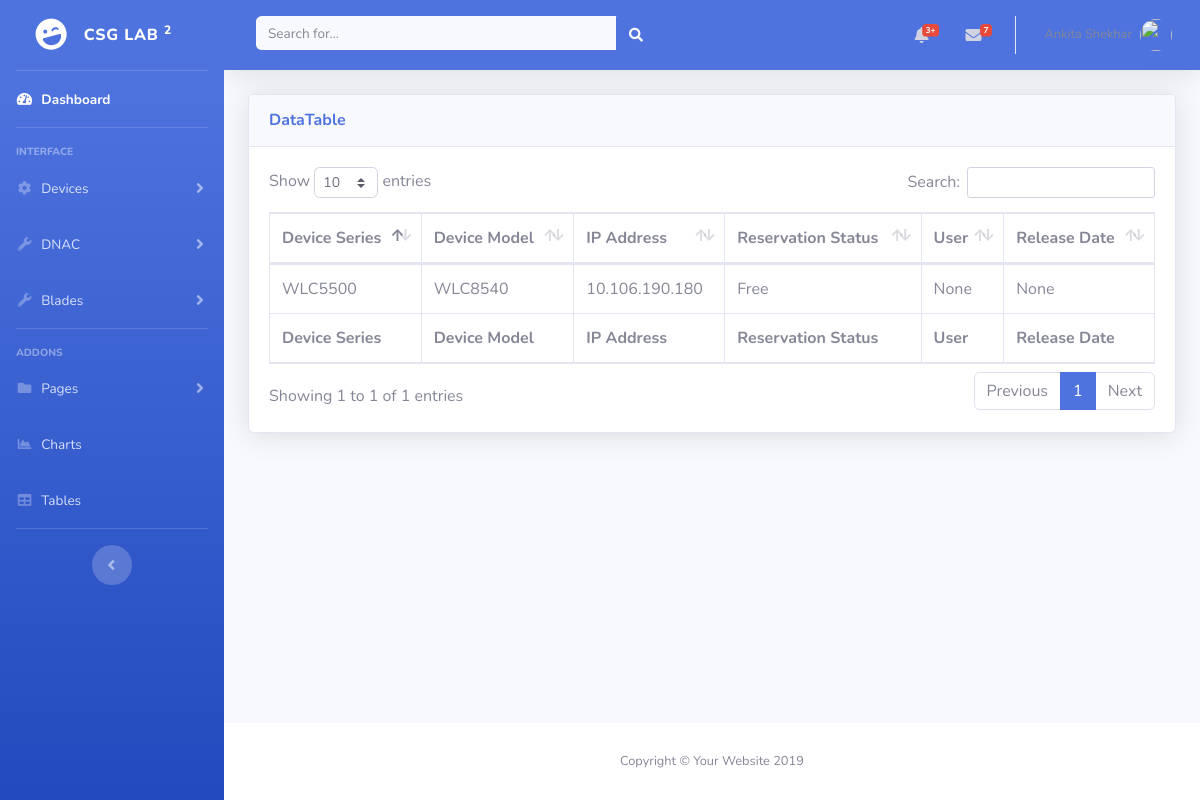
The page /Wireless.html (signed in) on the database its author committed.
### tables this page shows
CREATE TABLE "DEVICES" (
	"sno"	INTEGER,
	"groups"	TEXT,
	"product"	TEXT,
	"topology"	TEXT,
	"component"	TEXT,
	"rvsv"	TEXT,
	"deviceseries"	TEXT,
	"devicetype"	TEXT,
	"productid"	TEXT,
	"ipaddress"	TEXT,
	"username"	TEXT,
	"password"	TEXT,
	"enablepassword"	TEXT,
	"snmpread"	TEXT,
	"snmpwrite"	TEXT,
	"user"	TEXT,
	"assigndate"	TEXT,
	"releasedate"	TEXT,
	"status"	TEXT,
	"reachability"	TEXT,
	"telnetstatus"	TEXT,
	"sshstatus"	TEXT,
	"snmpstatus"	TEXT,
	"pdu"	TEXT,
	"console"	TEXT,
	"rack"	TEXT,
	"location"	TEXT,
	"comments"	TEXT,
	"usertextstatus"	TEXT AFTER user,
	"assigntag"	TEXT,
	"extendtag"	TEXT,
	"releasetag"	TEXT,
	"pingcolour"	TEXT,
	"snmpcolour"	TEXT,
	"telnetcolour"	TEXT
);

### KCLAB.py (the view)
@app.route('/Wireless.html', methods=['GET', 'POST'])
def wireless():
    if g.user:
        Obj_WLC = devices_db.devices()
        conn = Obj_WLC.connectdb()
        cur = Obj_WLC.get_wlc_data(conn)
        page = ["Router.html", "Switch.html", "Wireless.html", "Nexus.html"]
        return render_template("Wireless.html", wireless=cur, page=page)
    else:
        return redirect(url_for('login'))

### KCLAB.py (called while the page is built)
@app.before_request
def before_request():
    g.user = None
    g.role = None
    if 'user' in session:
        g.user = session['user']
        g.role = session['role']
        obj_session = class_database.getcredentials()
        con = obj_session.connectdb()
        name = obj_session.get_name(con, g.user)
        g.name = name[0]
        g.lastname = name[1]
        print(g.name, g.lastname)

### class_database.py (called while the page is built)
    def connectdb(self):
        con = sqlite3.connect("KCLAB.db")
        return con

    def get_name(self, con, mailid):
        cur = con.cursor()
        print("Fetching Name & Surname ")
        output = cur.execute("select name, lastname from Credentials where mail=?", [mailid])
        name = []
        for val in output:
            name.append(val[0])
            name.append(val[1])
        print(name)
        return name

### devices_db.py (called while the page is built)
    def connectdb(self):
        con = sqlite3.connect("KCLAB.db")
        return con

    def get_wlc_data(self, con):
        cur = con.cursor()
        print("Fetching LAB WLC data")
        cur.execute('select deviceseries, productid, ipaddress, status, user, releasedate, usertextstatus, assigntag, extendtag, releasetag, reachability from DEVICES where component="LAB" AND devicetype="WLC"')
        return cur

### templates/Wireless.html
{% extends "template.html" %}
{% block content %}
<div class="card shadow mb-4">
	<div class="card-header py-3">
		<h6 class="m-0 font-weight-bold text-primary">DataTable</h6>
	</div>
	<div class="card-body">
		<div class="table-responsive">
			<table class="table table-bordered" id="dataTable" width="100%" cellspacing="0">
				<thead>
					<tr>
						<th>Device Series</th>
						<th>Device Model</th>
						<th>IP Address</th>
						<th>Reservation Status</th>
						<th>User</th>
						<th>Release Date</th>
					</tr>
				</thead>
				<tfoot>
					<tr>
						<th>Device Series</th>
						<th>Device Model</th>
						<th>IP Address</th>
						<th>Reservation Status</th>
						<th>User</th>
						<th>Release Date</th>
					</tr>
				</tfoot>
				<tbody>
					{% for row in wireless %}
					<tr>
					<td>{{ row[0] }}</td>
					<td>{{ row[1] }}</td>
					<td>{{ row[2] }}</td>
					<td>{{ row[3] }}</td>
					<td>{{ row[4] }}</td>
					<td>{{ row[5] }}</td>
					</tr>
					{% endfor %}
				</tbody>
			</table>
		</div>
	</div>
</div>
{% endblock %}

### rows shown on the page
DEVICES: deviceseries "WLC5500", productid "WLC8540", ipaddress "10.106.190.180", status "Free", user "None"
